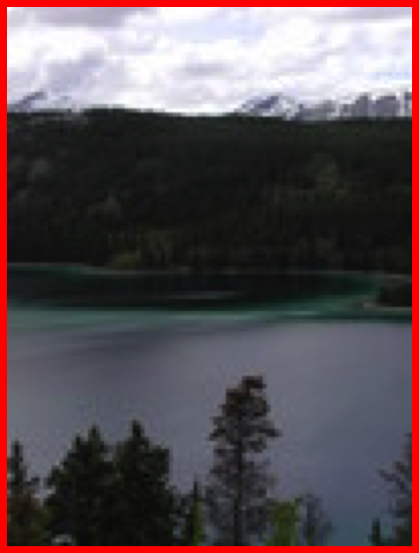
%> input picture code/Matlab_code/image_stitching/assignment3-1a.png, 419 x 553 px
$ octave Assignment2_r.m   (GNU Octave 9; MATLAB toolbox functions it lacks are replaced by stand-ins)
%> lines starting %> are read from the running program, lines starting %| are printed output that depends on the picture
%% Load Images
I_left = imread('assignment3-1a.png');
%> I_left is the input picture: size 553x419x3 uint8; mean R, G, B 92.5, 80.2, 85
I_right = imread('assignment3-1b.png');
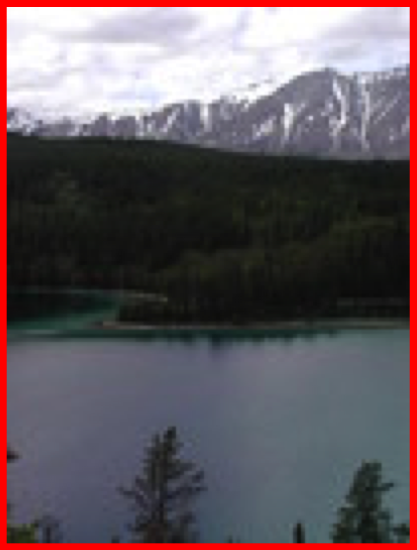
%> input picture code/Matlab_code/image_stitching/assignment3-1b.png, 417 x 550 px
%> I_right is the input picture: size 550x417x3 uint8; mean R, G, B 101.6, 90, 95.8
I_left_2 = I_left;

[row,col,~] = size(I_left);
%> row = 553; col = 419
I_right = imresize(I_right,[row,col]);
%> I_right: size 553x419x3 uint8
I_right_2  = I_right;

% show original images
subplot(1,2,1),imshow(I_left),title('Left');
subplot(1,2,2),imshow(I_right),title('Right');

% change the format of images to single
I_left = single(rgb2gray(I_left)) ;
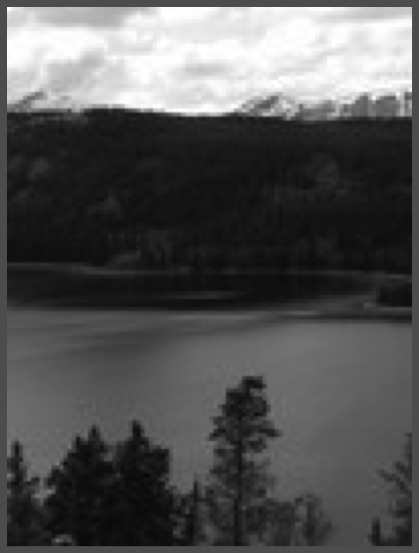
%> I_left: size 553x419 single; min 3, max 255, mean 84.4
I_right = single(rgb2gray(I_right)) ;
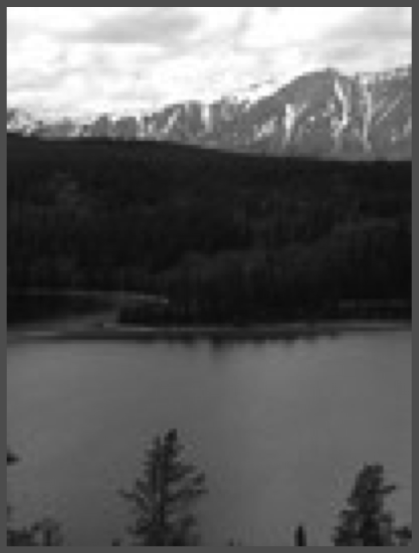
%> I_right: size 553x419 single; min 10, max 255, mean 94.1

% extract SIFT features by useing a package build-in function vl_sift
%> (the run ends here)
